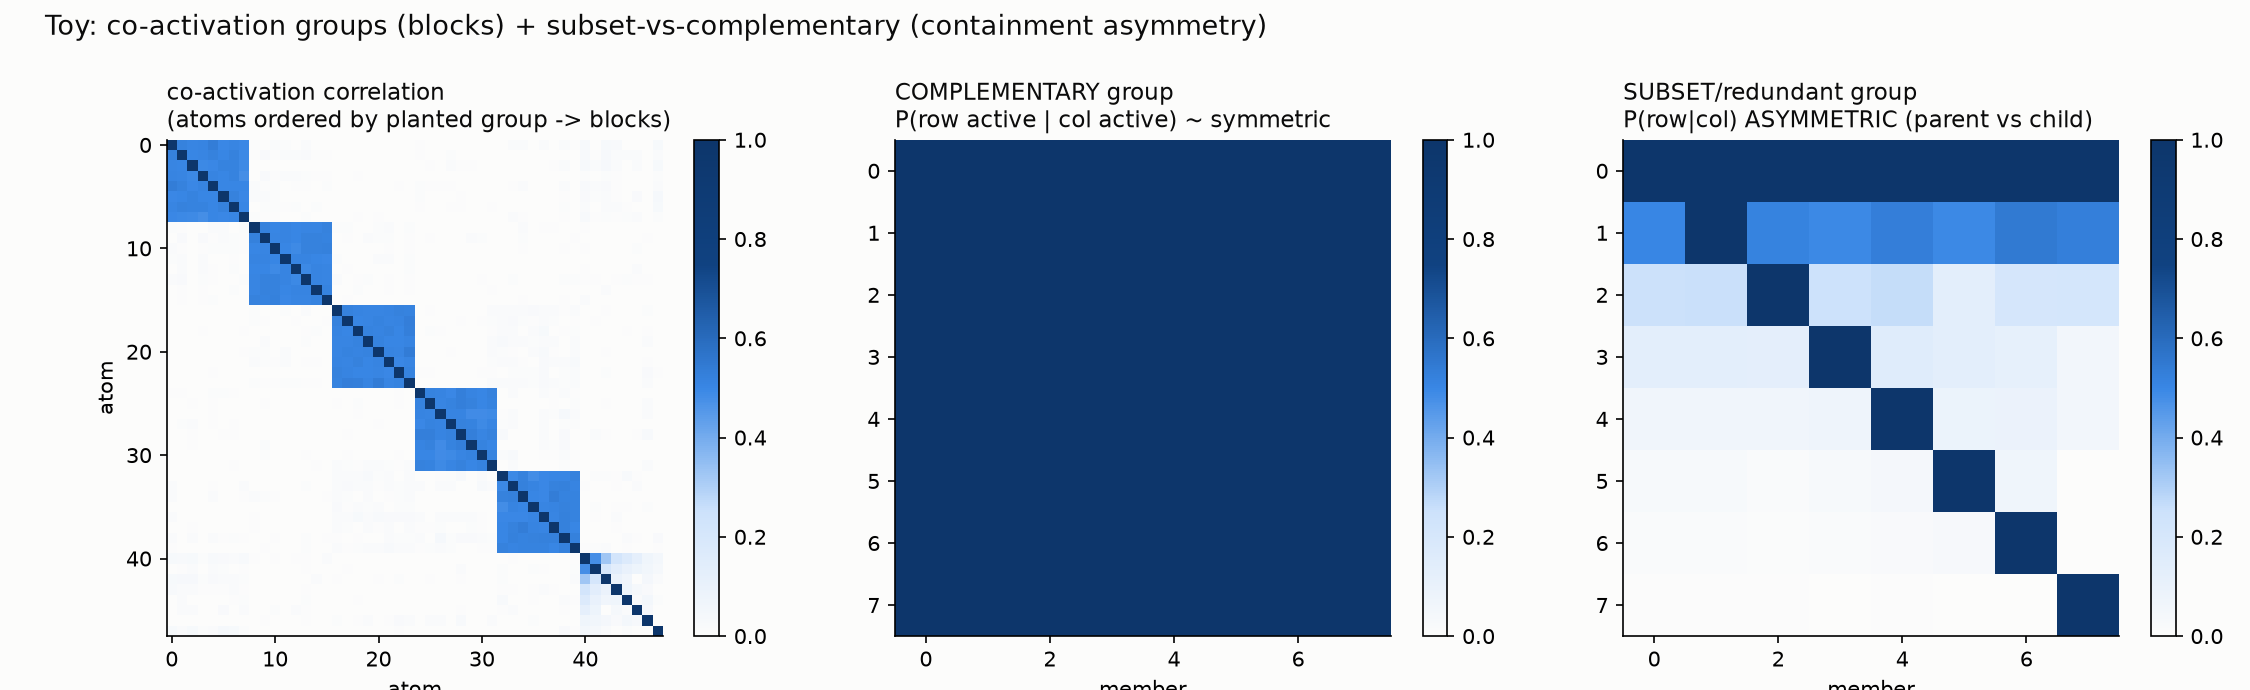

Reproduce this figure in Python.
"""TOY for co-activation grouping + token-semantic subspace (sanity-checks the
code behind 766/semantic_subspace AND clarifies the concepts). Plants KNOWN
structure so we can verify the detectors recover it, and demonstrates the
"subset/redundant vs genuinely co-activating" distinction the correlation-based
grouping cannot see.

GROUND TRUTH:
  - D=64 output dims; P=48 atoms with random unit decoder directions.
  - 6 co-activation GROUPS of 8 atoms. Each datapoint activates each group w.p. 0.4;
    when a group is active its member atoms fire (they CO-ACTIVATE).
    * groups 0-4 COMPLEMENTARY: all members fire ~symmetrically when the group is on.
    * group 5 SUBSET/REDUNDANT: nested firing -- member 0 (parent) fires whenever the
      group is on, member k fires only a 2^-k fraction of those (children subset the
      parent). Symmetric CO-ACTIVATION correlation still lumps them into one group,
      but a DIRECTIONAL containment P(i active | j active) reveals parent!=child.
  - SEMANTIC subspace: an r_sem=8 orthonormal basis Sem; each of T=20 tokens has a
    fixed point mu[t] in Sem, so the token-conditional MEAN of the output lives in
    Sem by construction (group activations are token-independent -> average out).
  - Output O = Sem @ mu[token] + sum_a code[a]*decoder[:,a] + noise.

CHECKS (with ground truth):
  (a) GROUP RECOVERY: correlation-clustering of codes recovers the planted groups
      (adjusted-Rand >= 0.7 for the complementary groups);
  (b) SUBSET vs CO-ACTIVATING: within the subset group, Pearson correlation is high
      (looks like a normal group) yet containment is ASYMMETRIC (parent|child ~1,
      child|parent low); within a complementary group containment is ~symmetric.
      -> correlation cannot distinguish redundancy from complementarity; containment can;
  (c) SEMANTIC RECOVERY: token-mean SVD subspace overlaps the planted Sem (>=0.9),
      and is data-split stable (>=0.9), while a random subspace is not.
Emits a figure: co-activation correlation heatmap (block structure) + containment
asymmetry for a complementary vs the subset group."""
import json, time, numpy as np
import matplotlib; matplotlib.use('Agg'); import matplotlib.pyplot as plt
import sys; sys.path.insert(0, '/workspace/tensor_language')
from palette import INK, SECONDARY, MUTED, GRID, SURFACE, BLUES, DIVERGING
from scipy.cluster.hierarchy import linkage, fcluster
from scipy.spatial.distance import squareform

PT = '/workspace/tensor_language/basis_aligned/bilinear_quotient/'
OUT = PT + 'toy_group_semantic_results.json'; FIG = PT + 'toy_group_semantic.png'
D = 64; P = 48; G = 6; GSIZE = 8; RSEM = 8; T = 20; N = 8000; NOISE = 0.15


def plant(seed=0):
    rng = np.random.RandomState(seed)
    dec = rng.randn(D, P); dec /= np.linalg.norm(dec, axis=0, keepdims=True)
    Sem = np.linalg.qr(rng.randn(D, RSEM))[0]                     # semantic basis (D, r_sem)
    mu = rng.randn(T, RSEM) * 1.2                                 # token means in Sem
    groups = [list(range(g*GSIZE, (g+1)*GSIZE)) for g in range(G)]
    tok = rng.randint(0, T, N)
    code = np.zeros((N, P))
    gact = rng.rand(N, G) < 0.4                                   # group active mask
    for g in range(G):
        mem = groups[g]; on = gact[:, g]
        if g < G-1:                                               # COMPLEMENTARY
            for a in mem: code[on, a] = np.abs(rng.randn(on.sum()))
        else:                                                     # SUBSET / redundant
            for k, a in enumerate(mem):
                fires = on & (rng.rand(N) < 0.5**k)               # nested subsets
                code[fires, a] = np.abs(rng.randn(fires.sum())) + 0.5
    O = mu[tok] @ Sem.T + code @ dec.T + NOISE*rng.randn(N, D)
    return O, tok, code, dec, Sem, groups


def cluster_codes(code, g):
    active = np.where((code > 1e-6).mean(0) > 0)[0]
    C = np.corrcoef(code[:, active].T); C = np.nan_to_num(C)
    dist = 1 - C; np.fill_diagonal(dist, 0)
    lab = fcluster(linkage(squareform(dist, checks=False), 'average'), g, 'maxclust')
    full = -np.ones(code.shape[1], int); full[active] = lab
    return full, C, active


def adjusted_rand(a, b):
    from itertools import combinations
    n = len(a);
    def idx(x):
        d = {};
        for i, v in enumerate(x): d.setdefault(v, []).append(i)
        return d
    A, B = idx(a), idx(b)
    import math
    def comb2(k): return k*(k-1)//2
    cont = {}
    for ka, ia in A.items():
        for kb, ib in B.items():
            cont[(ka, kb)] = len(set(ia) & set(ib))
    sum_ij = sum(comb2(v) for v in cont.values())
    sum_a = sum(comb2(len(v)) for v in A.values()); sum_b = sum(comb2(len(v)) for v in B.values())
    exp = sum_a*sum_b/comb2(n); mx = 0.5*(sum_a+sum_b)
    return (sum_ij - exp)/(mx - exp + 1e-12)


def token_mean_dirs(O, tok, mincount=5):
    g = O.mean(0, keepdims=True); rows = []; wt = []
    for t in np.unique(tok):
        m = tok == t
        if m.sum() < mincount: continue
        rows.append(O[m].mean(0) - g[0]); wt.append(np.sqrt(m.sum()))
    M = np.array(rows) * np.array(wt)[:, None]
    U, S, Vh = np.linalg.svd(M, full_matrices=False)
    return Vh, S


def sub_overlap(A, B):
    return float(np.linalg.svd(A.T @ B, compute_uv=False).mean())


def containment(code, members):
    # P(i active | j active) matrix within a group
    act = code[:, members] > 1e-6; m = len(members); C = np.zeros((m, m))
    for i in range(m):
        for j in range(m):
            denom = act[:, j].sum()
            C[i, j] = (act[:, i] & act[:, j]).sum()/max(denom, 1)
    return C


def main():
    t0 = time.time()
    O, tok, code, dec, Sem, groups = plant(0)
    planted = -np.ones(P, int)
    for g, mem in enumerate(groups):
        for a in mem: planted[a] = g

    # (a) group recovery
    lab, C, active = cluster_codes(code, G)
    ari = adjusted_rand(planted[active], lab[active])
    # complementary-only ARI (exclude subset group members)
    comp_mask = np.array([planted[a] < G-1 for a in active])
    ari_comp = adjusted_rand(planted[active][comp_mask], lab[active][comp_mask])
    print(f'(a) group recovery ARI all {ari:.3f}  complementary-only {ari_comp:.3f}', flush=True)

    # (b) subset vs co-activating: containment asymmetry
    comp_C = containment(code, groups[0])          # complementary group
    sub_C = containment(code, groups[G-1])         # subset group
    def asym(Cm): return float(np.abs(Cm - Cm.T)[np.triu_indices(len(Cm), 1)].mean())
    corr_comp = float(np.corrcoef(code[:, groups[0]].T)[np.triu_indices(GSIZE, 1)].mean())
    corr_sub = float(np.corrcoef(code[:, groups[G-1]].T)[np.triu_indices(GSIZE, 1)].mean())
    print(f'(b) complementary: mean|corr| {corr_comp:.2f} containment-asym {asym(comp_C):.2f}  |  '
          f'subset: mean|corr| {corr_sub:.2f} containment-asym {asym(sub_C):.2f}', flush=True)

    # (c) semantic recovery + data stability
    Vh, S = token_mean_dirs(O, tok)
    sem_ov = sub_overlap(Vh[:RSEM].T, Sem)
    rng = np.random.RandomState(1); Rr = np.linalg.qr(rng.randn(D, RSEM))[0]
    rand_ov = sub_overlap(Rr, Sem)
    h = N//2; Va, _ = token_mean_dirs(O[:h], tok[:h]); Vb, _ = token_mean_dirs(O[h:], tok[h:])
    data_ov = sub_overlap(Va[:RSEM].T, Vb[:RSEM].T)
    print(f'(c) semantic recovery overlap {sem_ov:.3f} (random {rand_ov:.3f})  data-stable {data_ov:.3f}', flush=True)

    # figure
    fig, axs = plt.subplots(1, 3, figsize=(15, 4.6)); fig.patch.set_facecolor(SURFACE)
    order = np.argsort(planted[active]); Cs = C[order][:, order]
    im = axs[0].imshow(Cs, cmap=BLUES, vmin=0, vmax=1); axs[0].set_title('co-activation correlation\n(atoms ordered by planted group -> blocks)', color=INK, fontsize=11, loc='left')
    axs[0].set_xlabel('atom'); axs[0].set_ylabel('atom'); fig.colorbar(im, ax=axs[0], fraction=0.046)
    im1 = axs[1].imshow(comp_C, cmap=BLUES, vmin=0, vmax=1); axs[1].set_title('COMPLEMENTARY group\nP(row active | col active) ~ symmetric', color=INK, fontsize=11, loc='left')
    axs[1].set_xlabel('member'); fig.colorbar(im1, ax=axs[1], fraction=0.046)
    im2 = axs[2].imshow(sub_C, cmap=BLUES, vmin=0, vmax=1); axs[2].set_title('SUBSET/redundant group\nP(row|col) ASYMMETRIC (parent vs child)', color=INK, fontsize=11, loc='left')
    axs[2].set_xlabel('member'); fig.colorbar(im2, ax=axs[2], fraction=0.046)
    for ax in axs:
        for s in ['top', 'right']: ax.spines[s].set_visible(False)
    fig.suptitle('Toy: co-activation groups (blocks) + subset-vs-complementary (containment asymmetry)', fontsize=13, color=INK, x=0.02, ha='left')
    fig.tight_layout(rect=[0, 0, 1, 0.94]); fig.savefig(FIG, dpi=150, facecolor=SURFACE); print('wrote', FIG, flush=True)

    pa = ari_comp >= 0.7
    pb = asym(sub_C) > 3*asym(comp_C)
    pc = sem_ov >= 0.9 and data_ov >= 0.9 and rand_ov < 0.5
    out = {'ari_all': round(ari, 3), 'ari_complementary': round(ari_comp, 3),
           'corr_complementary': round(corr_comp, 3), 'corr_subset': round(corr_sub, 3),
           'containment_asym_complementary': round(asym(comp_C), 3), 'containment_asym_subset': round(asym(sub_C), 3),
           'semantic_overlap': round(sem_ov, 3), 'random_overlap': round(rand_ov, 3), 'data_stable': round(data_ov, 3),
           'pred_a_group_recovery': bool(pa), 'pred_b_subset_distinguished': bool(pb), 'pred_c_semantic': bool(pc),
           'runtime_s': time.time()-t0}
    json.dump(out, open(OUT, 'w'), indent=1)
    print(f'\n(a) groups recovered: {pa}; (b) subset distinguished by containment: {pb}; (c) semantic recovered+stable: {pc}', flush=True)
    print(f'wrote {OUT} ({out["runtime_s"]:.0f}s)')


if __name__ == '__main__':
    main()
